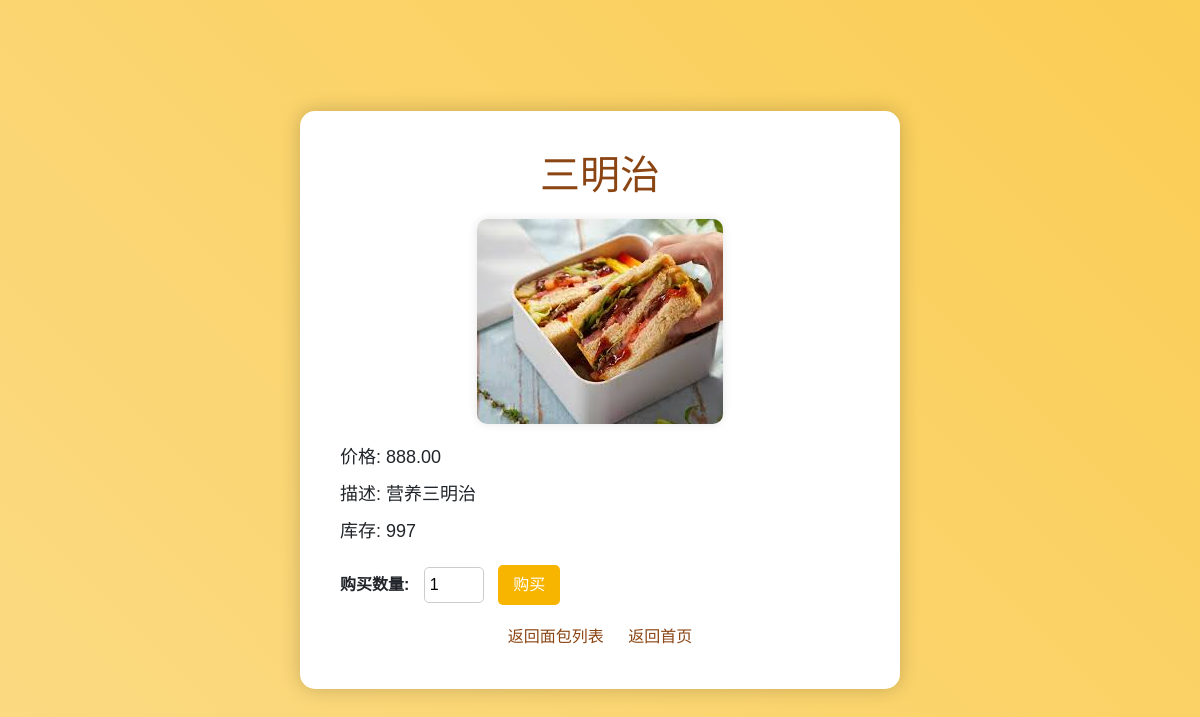
The page /breads/breads/13/ (signed in) on the database its author committed.
### bread_management/models.py (models this page shows, shortened)
class Bread(models.Model):
    name = models.CharField(max_length=100)
    price = models.DecimalField(max_digits=5, decimal_places=2)
    description = models.TextField()
    stock = models.IntegerField(default=0)
    image = models.ImageField(upload_to=bread_image_upload_path, blank=True, null=True)
    HARDNESS_CHOICES = [
        ('soft', '软乎'),
        ('moderate', '适中'),
        ('hardish', '偏硬'),
        ('hard', '硬'),
    ]
    hardness = models.CharField(max_length=10, choices=HARDNESS_CHOICES, default='moderate')
    sugar_content = models.DecimalField(max_digits=5, decimal_places=2, default=0.0)
    class Meta:
        default_permissions = ('add', 'change', 'delete', 'view')
        permissions = [
            ('can_view_special_bread', 'Can view special bread'),  # 自定义权限，用于查看特殊面包
        ]

### bread_management/views.py (the view)
# urls.py: path('breads/<int:bread_id>/', views.bread_detail, name='bread_detail'),
def bread_detail(request, bread_id):
    bread = get_object_or_404(Bread, id=bread_id)
    return render(request, 'bread_management/bread_detail.html', {'bread': bread})

### bread_management/templates/bread_management/bread_detail.html (shortened to what this page needs)
<!DOCTYPE html>
<html lang="zh-CN">
<head>
    <link rel="stylesheet" href="https://cdn.jsdelivr.net/npm/bootstrap@4.6.2/dist/css/bootstrap.min.css"
>
</head>
<body>
    <div class="detail-container">
        <h1>{{ bread.name }}</h1>
        <div class="bread-image">
            {% if bread.image %}
            <img src="{{ bread.image.url }}" alt="{{ bread.name }}">
            {% else %}
            <p>暂无图片</p>
            {% endif %}
        </div>
        <div class="bread-info">
            <p>价格: {{ bread.price }}</p>
            <p>描述: {{ bread.description }}</p>
            <p>库存: {{ bread.stock }}</p>
        </div>
        {% if bread.stock > 0 %}
            <form action="{% url 'place_order' bread.id %}" method="post" onsubmit="return validatePurchase();">
                <label for="quantity">购买数量:</label>
                <input type="number" id="quantity" name="quantity" value="1" min="1" max="{{ bread.stock }}">
                <input type="submit" value="购买">
            </form>
        {% else %}
            <p>此面包已售罄，暂时无法购买。</p>
        {% endif %}
        <div class="action-links">
            <a href="{% url 'bread_list' %}">返回面包列表</a>
            <a href="{% url 'home' %}">返回首页</a>
        </div>
    </div>
</body>
</html>

### bread_management/templates/bread_management/bread_detail.html (style rules this page uses)
body { background: linear-gradient(45deg, #fceabb, #f8b500); background-size: 400% 400%; animation: gradientAnimation 15s ease infinite; display: flex; justify-content: center; align-items: center; min-height: 100vh; font-family: 'Comic Sans MS', cursive, sans-serif; }
.detail-container { background-color: white; border-radius: 15px; box-shadow: 0 0 20px rgba(0, 0, 0, 0.2); padding: 40px; width: 80%; max-width: 600px; }
h1 { color: #8B4513; text-align: center; margin-bottom: 20px; }
.bread-image { text-align: center; margin-bottom: 20px; }
.bread-image img { max-width: 100%; height: auto; border-radius: 10px; box-shadow: 0 0 10px rgba(0, 0, 0, 0.1); }
.bread-info p { font-size: 18px; margin-bottom: 10px; }
form { margin-top: 20px; }
form label { font-weight: bold; margin-right: 10px; }
form input[type="number"] { width: 60px; padding: 5px; border-radius: 5px; border: 1px solid #ccc; margin-right: 10px; }
form input[type="submit"] { background-color: #f8b500; color: white; border: none; border-radius: 5px; padding: 8px 15px; transition: background-color 0.3s ease; }
.action-links { margin-top: 20px; text-align: center; }
.action-links a { display: inline-block; margin: 0 10px; color: #8B4513; text-decoration: none; transition: color 0.3s ease; }

### rows shown on the page
Bread: name "三明治", image (picture), price "888.00", description "营养三明治", stock "997"
